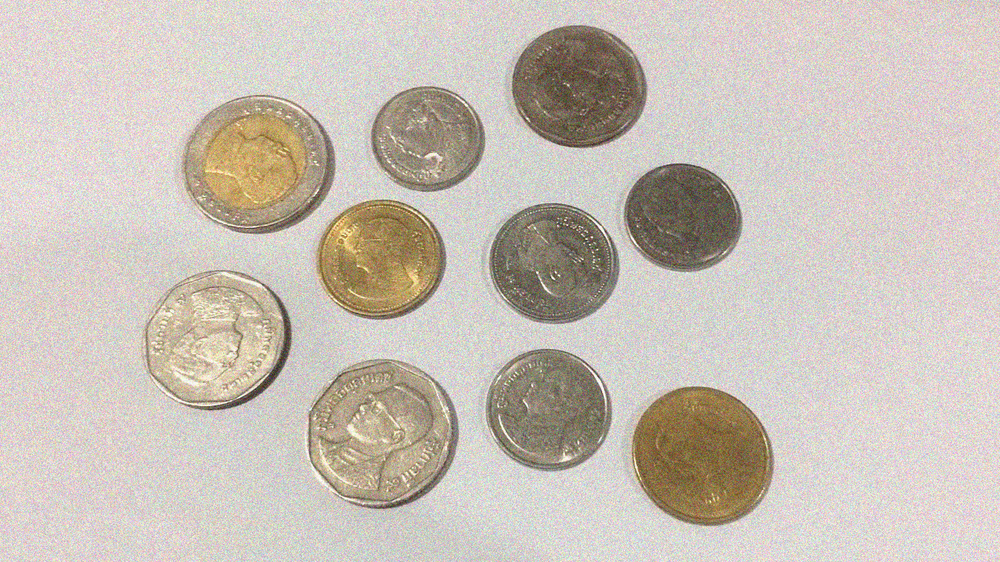
#> input picture image/CoinNoise.png, 1000 x 562 px, shrunk from 1366 x 768 before the run
$ python Morphological.py
#> lines starting #> are read from the running program, lines starting #| are printed output that depends on the picture; after the words box and inside, x2 and y2 are one past the last pixel; in counts of white or black regions, pixels touching at a corner belong together
import cv2
from matplotlib import pyplot as plt
import numpy as np

img = cv2.imread("image/CoinNoise.png")
#> img is the input picture: shape (562, 1000, 3); mean B, G, R 183.7, 193.1, 201.4
imgGray = cv2.cvtColor(img,cv2.COLOR_BGR2GRAY)
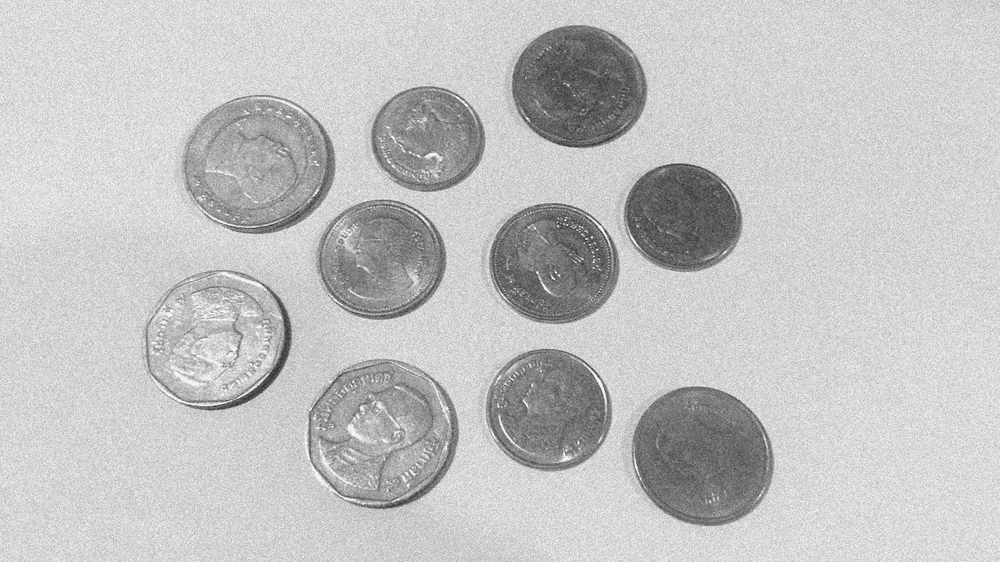
#> imgGray: shape (562, 1000); min 38, max 255, mean 194.5
ret,thresh1 = cv2.threshold(imgGray,170,255,cv2.THRESH_BINARY_INV)
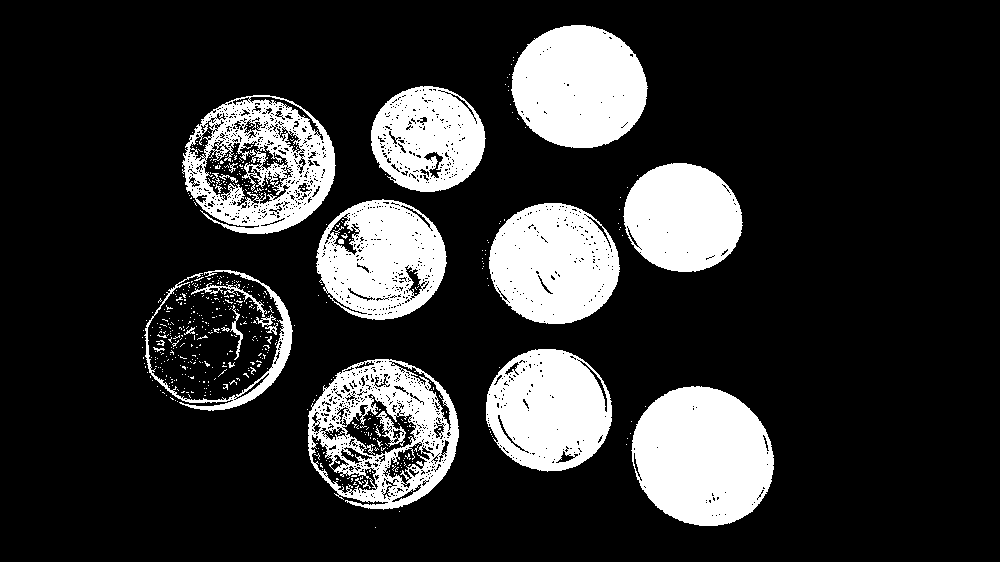
#> thresh1: shape (562, 1000); 19.3% white; 574 white regions (547 under 20 px), largest, box (x1, y1, x2, y2) and area: (631, 386, 774, 526) 15432, (511, 25, 648, 148) 13046, (489, 203, 620, 324) 12002

# สร้างตัวกรองข้อมูล 2x2, 3x3
kernel = np.ones((2,2),np.uint8)

# https://www.geeksforgeeks.org/erosion-dilation-images-using-opencv-python/
dilation = cv2.dilate(thresh1, kernel, iterations=2)
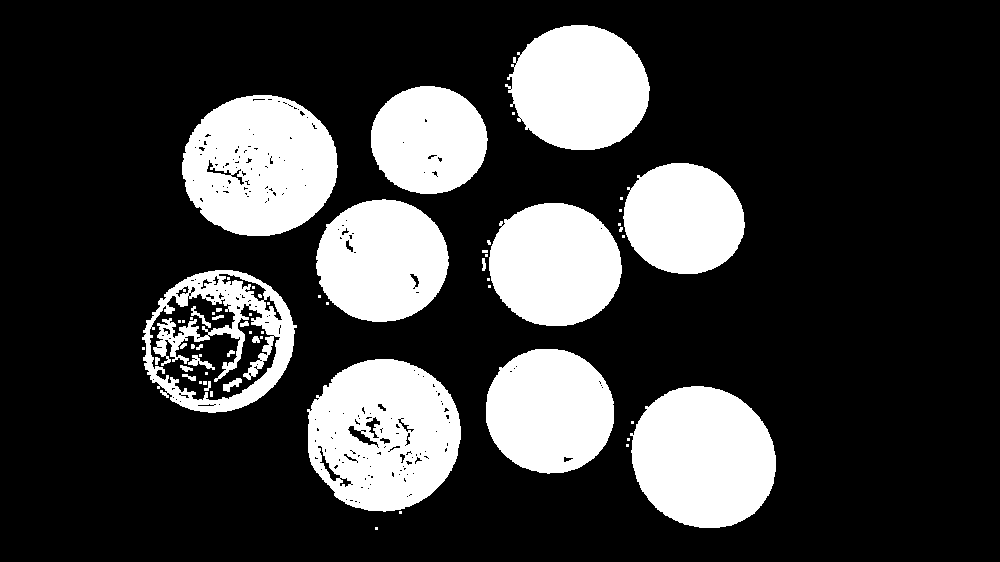
#> dilation: shape (562, 1000); 23.6% white; 62 white regions (37 under 20 px), largest, box (x1, y1, x2, y2) and area: (307, 359, 461, 512) 17452, (182, 95, 338, 236) 16783, (630, 386, 776, 528) 16160
erosion = cv2.erode(thresh1,kernel,iterations=2)
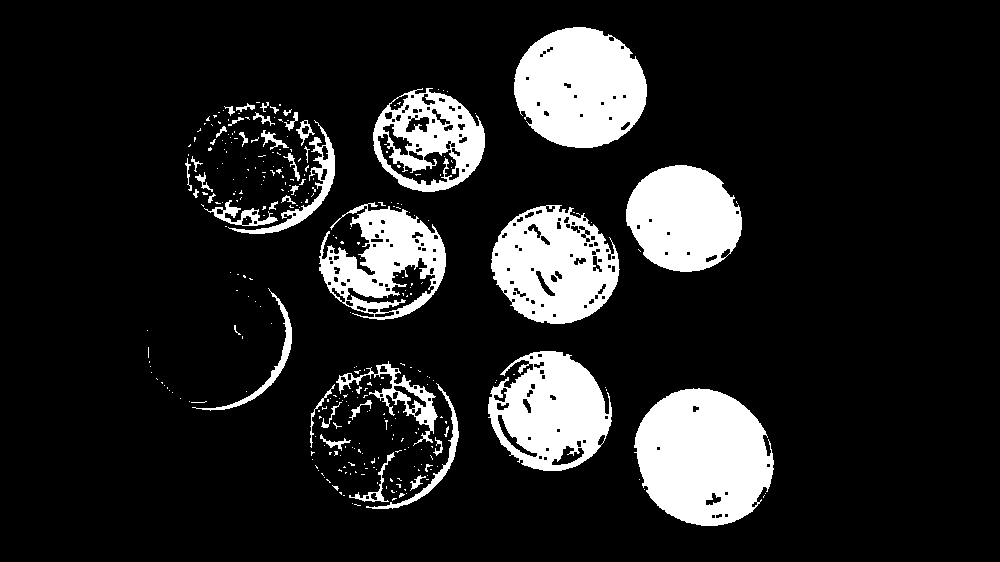
#> erosion: shape (562, 1000); 14% white; 317 white regions (272 under 20 px), largest, box (x1, y1, x2, y2) and area: (634, 388, 774, 526) 14505, (514, 27, 647, 148) 12269, (491, 205, 620, 324) 10203
dilationANDerosion = cv2.erode(dilation,kernel,iterations=2)
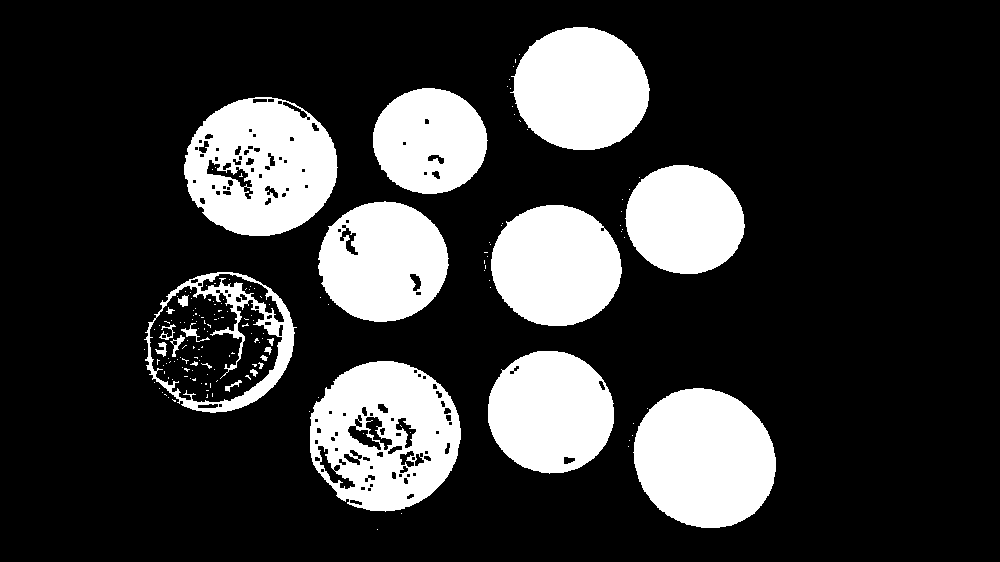
#> dilationANDerosion: shape (562, 1000); 21.4% white; 168 white regions (144 under 20 px), largest, box (x1, y1, x2, y2) and area: (633, 388, 776, 528) 15574, (310, 361, 461, 512) 15201, (184, 97, 338, 236) 15135
opening = cv2.morphologyEx(thresh1,cv2.MORPH_OPEN,kernel,iterations=7)
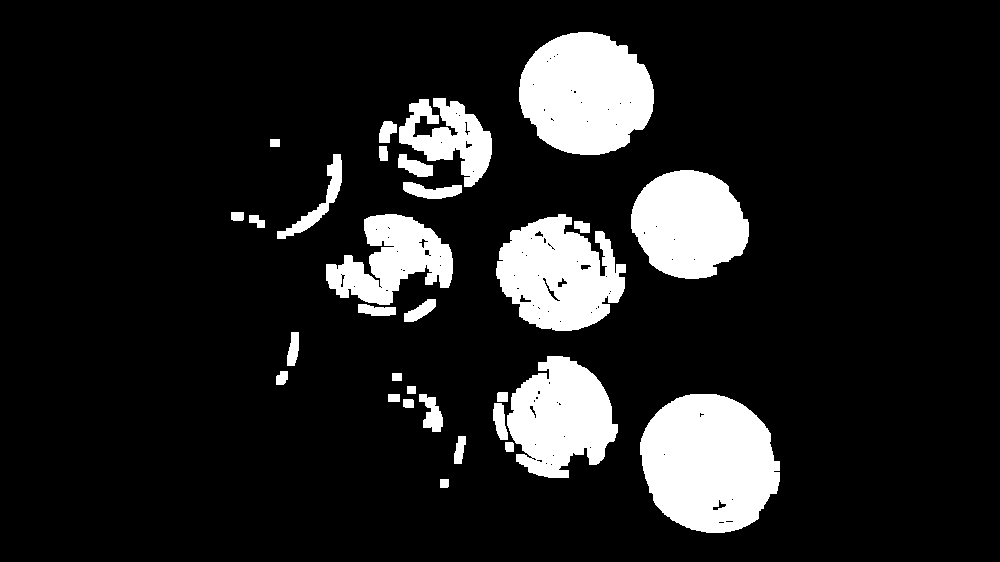
#> opening: shape (562, 1000); 13.2% white; 30 white regions, largest, box (x1, y1, x2, y2) and area: (640, 394, 780, 533) 15065, (519, 32, 654, 155) 12799, (496, 214, 626, 331) 10320
closing = cv2.morphologyEx(thresh1,cv2.MORPH_CLOSE,kernel,iterations=7)
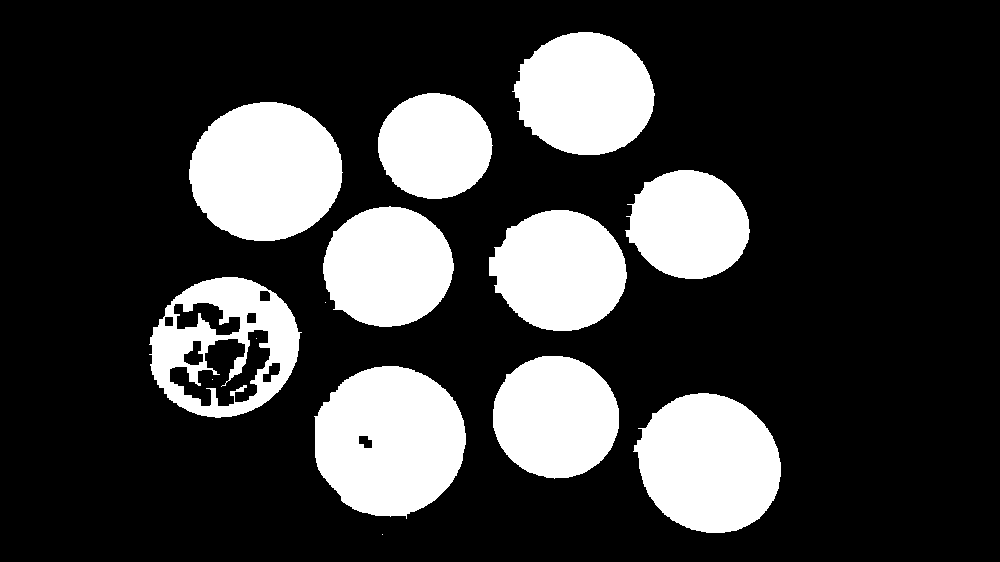
#> closing: shape (562, 1000); 23.3% white; 14 white regions (4 under 20 px), largest, box (x1, y1, x2, y2) and area: (314, 366, 466, 519) 17728, (189, 102, 343, 241) 16623, (633, 393, 781, 533) 15663


titles = ["original","Threshold","dilation","erosion","dilation AND erosion","opening","closing"]
images = [imgGray,thresh1,dilation,erosion,dilationANDerosion,opening,closing]

for i in range(len(images)):
    plt.subplot(2,4,i+1),plt.imshow(images[i],"gray",vmin=0,vmax=255)
    plt.title(titles[i])
    plt.xticks([]),plt.yticks([])
#> this loop made 7 passes

plt.show()
